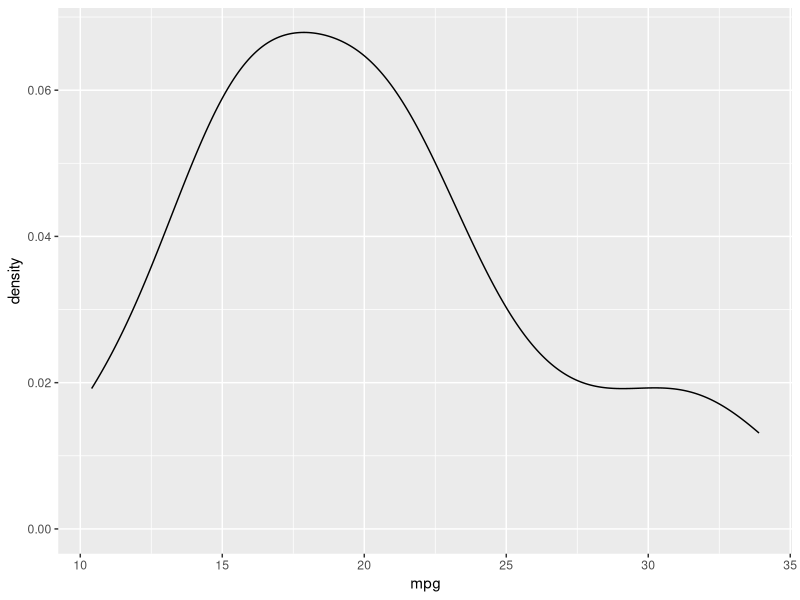

Write the R code that produced this figure.
## ---- chunk 1
library(tidyverse) # ggplot is included in this
## ---- chunk 2
mtcars %>%
  ggplot(aes(x = mpg, y = stat(density))) + geom_density()
## ---- chunk 3

# Preserves marginal densities


# You can use position="fill" to produce a conditional density estimate

## ---- chunk 4

## ---- chunk 5

## ---- chunk 6

